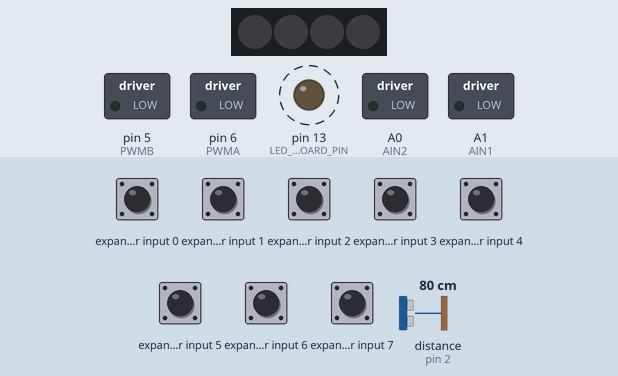
Simulated run of this sketch. Board: Arduino Uno, built with avr-gcc and run on an emulated ATmega328P. Parts: 4 RGB LEDs in strip order, left to right, switched loads named in the sketch (green lamp = pin HIGH), output pins drawn as LEDs (lit = HIGH). Wiring (inferred from the names in the program): PCF8574 port expander at I2C address 0x20. Dashed ring = blinking. Inputs (shaded band) come from the test bench; at power-on: expander input 0–7 HIGH, distance to the obstacle (sensor on pin 2) 80 cm. The echo pulse lasts 58.3 µs per cm; dim RGB values are drawn brighter than linear; what the sketch prints to the serial monitor is not drawn.

Above: at 1.2 s.
1.3 s: distance to the obstacle (sensor on pin 2) set to 43 cm
4.3 s: distance to the obstacle (sensor on pin 2) set to 37 cm
At 4.75 s:
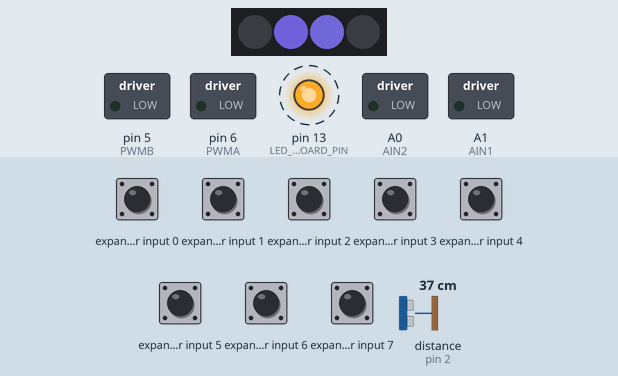
7.3 s: expander input 6 pulled LOW for 0.15 s
At 7.48 s:
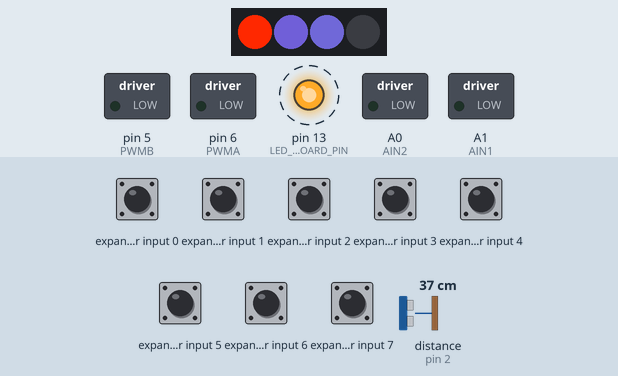
10.3 s: distance to the obstacle (sensor on pin 2) set to 29 cm
At 10.52 s:
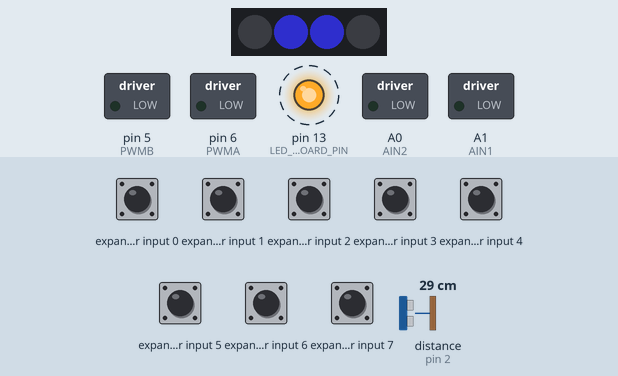
13.3 s: expander input 7 pulled LOW for 0.15 s
At 13.41 s:
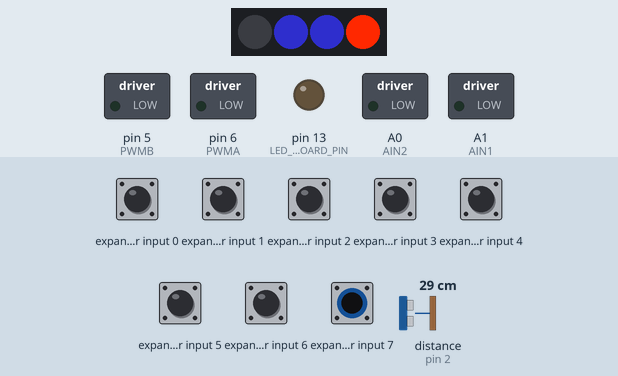
16.3 s: distance to the obstacle (sensor on pin 2) set to 23 cm
19.3 s: distance to the obstacle (sensor on pin 2) set to 18 cm
At 19.48 s:
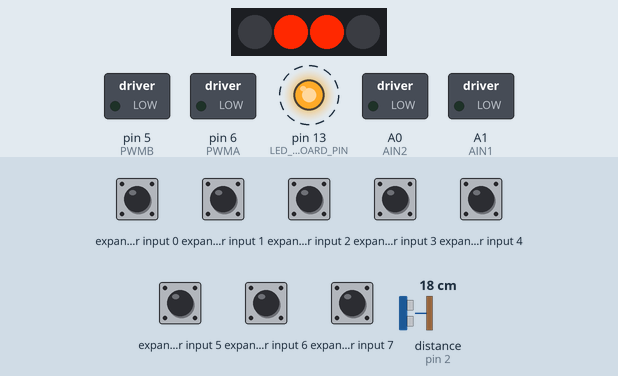
Timing chart, 0 to 23.3 s (numbered marks = the images above; inputs shaded):
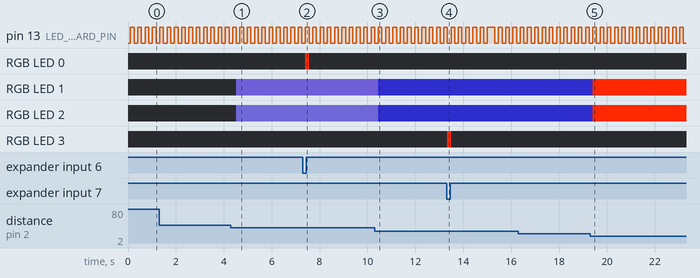

The sketch:

Alphabot_V2.ino
```cpp
/*
* Created by Mannan Simo. 22-07-2017
* mannan.simo.91@gmail.com
*/

#include <ArduinoJson.h>
#include <Wire.h>
#include <NewPing.h>
#include <Adafruit_NeoPixel.h>

#define DEBUG_MODE true

const String deviceId = "KITT";

// defines for ultrasonic range sensor
#define ECHO_PIN 2
#define TRIGGER_PIN 3
#define MAX_DISTANCE 200

// define for LEDs
#define RGB_PIN 7

// Maximal revolutions per minute of motor
#define MAX_RPM 600

#define WHEEL_DIAMETER 0.42

//defines for motors
#define PWMA 6  //Left Motor Speed pin (ENA)
#define AIN2 A0 //Motor-L driveForward (IN2).
#define AIN1 A1 //Motor-L driveBackward (IN1)
#define PWMB 5  //Right Motor Speed pin (ENB)
#define BIN1 A2 //Motor-R driveForward (IN3)
#define BIN2 A3 //Motor-R driveBackward (IN4)

// define for PCF8574 I2C extender
#define Addr 0x20

// defines for buzzer
#define beep_on PCF8574Write(Addr, 0xDF & PCF8574Read(Addr))
#define beep_off PCF8574Write(Addr, 0x20 | PCF8574Read(Addr))

// define for on-board LED pin
#define LED_ONBOARD_PIN 13

// definitions for JSON objects
#define JSON_OUTPUT_BUFFER_SIZE 210
#define JSON_INPUT_BUFFER_SIZE 50

// Buffer for output JSON object
StaticJsonDocument<JSON_OUTPUT_BUFFER_SIZE> outputJsonDoc;

// Buffer for input JSON object
StaticJsonDocument<JSON_INPUT_BUFFER_SIZE> inputJsonDoc;

// Create an object to work with ultrasonic sensor
NewPing sonar(TRIGGER_PIN, ECHO_PIN, MAX_DISTANCE);

// Create an object to work with on-board LEDs
Adafruit_NeoPixel RGB = Adafruit_NeoPixel(4, RGB_PIN, NEO_GRB + NEO_KHZ800);

// define new type for system state representation
typedef struct
{
  //max possible RPM of motors
  int maxRPM;
  // curent RPM of motors
  int currentRPMLeftMotor;
  // curent RPM of motors
  int currentRPMRightMotor;
  // store number of main loop iterations
  unsigned long interationCounter;
  // info from ultra sonic sensor
  unsigned int ultraSonicDistance;
  // info from infrared left sensor
  bool isObstacleFromRightSide;
  // info from infrared left sensor
  bool isObstacleFromLeftSide;
  // indication of current bluetooth connect
  bool isBluetoothConnected;
  // value of the PWM frequency for left motor
  byte leftMotorFrequency;
  // value of the PWM frequency for right motor
  byte rightMotorFrequency;
  // store the last command from joystick
  byte joystickInputCommand;
  // indication of the robot's movement fact
  bool isMoves;
  // direction: 1 - f, 2 -l, 3 - r, 4 - b, 0 - s
  byte movementDirection;
  // speed of left wheel in cm
  float leftWheelSpeed;
  // speed of right wheel in cm
  float rightWheelSpeed;
  // start time of last iteration in milliseconds
  unsigned long startIterationTime;
  // end time of last iteration in milliseconds
  unsigned long endIterationTime;
  // duration of last iteration in milliseconds
  int lastIterationTimeinMs;
  // JSON object for system's output
  JsonObject outputJson;
  // JSON object for input stream
  JsonObject inputJson;
  // indicate if new command was entered and not executed
  bool isNewCommand;
  // representation of user command
  byte userCommandCode;
  // state of the onboard LED
  byte onboardLedState;
} system_state;

system_state my_robot_state = {
    .maxRPM = MAX_RPM,
    .currentRPMLeftMotor = 0,
    .currentRPMRightMotor = 0,
    .interationCounter = 0,
    .ultraSonicDistance = 0,
    .isObstacleFromRightSide = false,
    .isObstacleFromLeftSide = false,
    .isBluetoothConnected = false,
    .leftMotorFrequency = 50,
    .rightMotorFrequency = 50,
    .joystickInputCommand = 0xFF,
    .isMoves = false,
    .movementDirection = 0,
    .leftWheelSpeed = 0,
    .rightWheelSpeed = 0,
    .startIterationTime = 0,
    .endIterationTime = 0,
    .lastIterationTimeinMs = 0,
    .outputJson = outputJsonDoc.to<JsonObject>(),
    .inputJson = inputJsonDoc.to<JsonObject>(),
    .isNewCommand = false,
    .userCommandCode = 0,
    .onboardLedState = LOW
};

void updateOutputJson()
{
  // update the values in output JSON object
  my_robot_state.outputJson["deviceId"] = deviceId;
  my_robot_state.outputJson["maxRPM"] = my_robot_state.maxRPM;
  my_robot_state.outputJson["currentRPMLeftMotor"] = my_robot_state.currentRPMLeftMotor;
  my_robot_state.outputJson["currentRPMRightMotor"] = my_robot_state.currentRPMRightMotor;
  my_robot_state.outputJson["interationCounter"] = my_robot_state.interationCounter;
  my_robot_state.outputJson["ultraSonicDistance"] = my_robot_state.ultraSonicDistance;
  my_robot_state.outputJson["isObstacleFromRightSide"] = my_robot_state.isObstacleFromRightSide;
  my_robot_state.outputJson["isObstacleFromLeftSide"] = my_robot_state.isObstacleFromLeftSide;
  my_robot_state.outputJson["isBluetoothConnected"] = my_robot_state.isBluetoothConnected;
  my_robot_state.outputJson["leftMotorFrequency"] = my_robot_state.leftMotorFrequency;
  my_robot_state.outputJson["rightMotorFrequency"] = my_robot_state.rightMotorFrequency;
  my_robot_state.outputJson["joystickInputCommand"] = my_robot_state.joystickInputCommand;
  my_robot_state.outputJson["isMoves"] = my_robot_state.isMoves;
  my_robot_state.outputJson["movementDirection"] = my_robot_state.movementDirection;
  my_robot_state.outputJson["leftWheelSpeed"] = my_robot_state.leftWheelSpeed;
  my_robot_state.outputJson["rightWheelSpeed"] = my_robot_state.rightWheelSpeed;
  my_robot_state.outputJson["startIterationTime"] = my_robot_state.startIterationTime;
  my_robot_state.outputJson["endIterationTime"] = my_robot_state.endIterationTime;
  my_robot_state.outputJson["lastIterationTimeinMs"] = my_robot_state.lastIterationTimeinMs;
  my_robot_state.outputJson["onboardLedState"] = my_robot_state.onboardLedState;
}

void toggleOnboardLED(int freq)
{
  byte onboard_led_state = digitalRead(LED_ONBOARD_PIN);

  // change LED state every "freq" iterations
  if (my_robot_state.interationCounter % freq) {
    if (onboard_led_state == HIGH) {
      onboard_led_state = LOW;
    } else {
      onboard_led_state = HIGH;
    }

    my_robot_state.onboardLedState = onboard_led_state;

    digitalWrite(LED_ONBOARD_PIN, onboard_led_state);
  }
}

void updateCurrentRPM()
{
  my_robot_state.currentRPMLeftMotor = calculateCurrentRPMofMotor(my_robot_state.leftMotorFrequency, MAX_RPM);
  my_robot_state.currentRPMRightMotor = calculateCurrentRPMofMotor(my_robot_state.rightMotorFrequency, MAX_RPM);
}

void updateWheelsSpeed()
{
  float leftWhlSpd=0, rightWhlSpd=0;

  if (my_robot_state.isMoves)
  {
    leftWhlSpd = calculateSpeedWheelInCm(my_robot_state.currentRPMLeftMotor);
    rightWhlSpd = calculateSpeedWheelInCm(my_robot_state.currentRPMLeftMotor);
  }

  my_robot_state.leftWheelSpeed = leftWhlSpd;
  my_robot_state.rightWheelSpeed = rightWhlSpd;
}

float calculateSpeedWheelInCm(int rpm)
{
  return 3.14 * rpm * WHEEL_DIAMETER;
}

int calculateCurrentRPMofMotor(int motorFreq, int max_rpm)
{
  return round(max_rpm * (float(motorFreq) / 255));
}

void configureMotorPins(byte motorA1, byte motorA2, byte motorB1, byte motorB2)
{
  digitalWrite(AIN1, motorA1);
  digitalWrite(AIN2, motorA2);
  digitalWrite(BIN1, motorB1);
  digitalWrite(BIN2, motorB2);
}

void configureMotorPWMFreq(byte leftMotorFreq, byte rightMotorFreq)
{
  analogWrite(PWMA, leftMotorFreq);
  analogWrite(PWMB, rightMotorFreq);
}

void driveForward()
{
  // update status of the robot movement
  my_robot_state.isMoves = true;

  configureMotorPWMFreq(my_robot_state.leftMotorFrequency, my_robot_state.rightMotorFrequency);
  configureMotorPins(LOW, HIGH, LOW, HIGH);

  if (my_robot_state.leftMotorFrequency > my_robot_state.rightMotorFrequency)
  {
    // forward right
    my_robot_state.movementDirection = 3;
  }
  else if (my_robot_state.leftMotorFrequency < my_robot_state.rightMotorFrequency)
  {
    // forward left
    my_robot_state.movementDirection = 2;
  }
  else
  {
    // straight forward
    my_robot_state.movementDirection = 1;
  }

  my_robot_state.movementDirection = 1;
}

void driveBackward()
{
  // update status of the robot movement
  my_robot_state.isMoves = true;

  configureMotorPWMFreq(my_robot_state.leftMotorFrequency, my_robot_state.rightMotorFrequency);
  configureMotorPins(HIGH, LOW, HIGH, LOW);

  if (my_robot_state.leftMotorFrequency > my_robot_state.rightMotorFrequency)
  {
    // backward right
    my_robot_state.movementDirection = 3;
  }
  else if (my_robot_state.leftMotorFrequency < my_robot_state.rightMotorFrequency)
  {
    // backward left
    my_robot_state.movementDirection = 2;
  }
  else
  {
    // straight backward
    my_robot_state.movementDirection = 4;
  }
}

void rotateRight()
{
  // update status of the robot movement
  my_robot_state.isMoves = true;

  configureMotorPWMFreq(my_robot_state.leftMotorFrequency, my_robot_state.rightMotorFrequency);
  configureMotorPins(LOW, HIGH, HIGH, LOW);

  my_robot_state.movementDirection = 3;
}

void rotateLeft()
{
  // update status of the robot movement
  my_robot_state.isMoves = true;

  configureMotorPWMFreq(my_robot_state.leftMotorFrequency, my_robot_state.rightMotorFrequency);
  configureMotorPins(HIGH, LOW, LOW, HIGH);

  my_robot_state.movementDirection = 2;
}

void stopMovement()
{
  // update status of the robot movement
  my_robot_state.isMoves = false;

  configureMotorPWMFreq(0, 0);
  configureMotorPins(LOW, LOW, LOW, LOW);

  my_robot_state.movementDirection = 0;
}

void PCF8574Write(byte addr, byte data)
{
  Wire.beginTransmission(addr);
  Wire.write(data);
  Wire.endTransmission();
}

byte PCF8574Read(byte addr)
{
  int data = -1;
  Wire.requestFrom(addr, 1);
  if (Wire.available())
  {
    data = Wire.read();
  }
  return data;
}

unsigned int doDistanceMeasurementInCm()
{
  // read the value from ultra sonic sensor
  unsigned int ultraSonicDistance = sonar.convert_cm(sonar.ping_median(4));

  /*
  Basically when stuck at zero,
  the echo pin is turned to output,
  given a low pulse then turned to input.
  */
  pinMode(ECHO_PIN, OUTPUT);
  digitalWrite(ECHO_PIN, LOW);
  pinMode(ECHO_PIN, INPUT);

  return ultraSonicDistance;
}

void updateDistanceMeasurementResult()
{
  my_robot_state.ultraSonicDistance = doDistanceMeasurementInCm();
}

void updateLedIndication()
{
  //default indication mode - LEDs are switched off
  RGB.setPixelColor(0, RGB.Color(0, 0, 0));
  RGB.setPixelColor(1, RGB.Color(0, 0, 0));
  RGB.setPixelColor(2, RGB.Color(0, 0, 0));
  RGB.setPixelColor(3, RGB.Color(0, 0, 0));

  // block for 2 and 3 LEDs - based on info from ultrasonic sensor
  if (30 < my_robot_state.ultraSonicDistance && my_robot_state.ultraSonicDistance <= 40)
  {
    // Dark Slate Blue
    RGB.setPixelColor(1, RGB.Color(72, 61, 139));
    RGB.setPixelColor(2, RGB.Color(72, 67, 139));
  }
  else if (20 < my_robot_state.ultraSonicDistance && my_robot_state.ultraSonicDistance <= 30)
  {
    // Midnight Blue
    RGB.setPixelColor(1, RGB.Color(25, 25, 112));
    RGB.setPixelColor(2, RGB.Color(25, 25, 112));
  }
  else if (10 < my_robot_state.ultraSonicDistance && my_robot_state.ultraSonicDistance <= 20)
  {
    // set 2 and 3 LEDs to orange
    RGB.setPixelColor(1, RGB.Color(255, 40, 0));
    RGB.setPixelColor(2, RGB.Color(255, 40, 0));
  }
  else if (my_robot_state.ultraSonicDistance <= 10)
  {
    // set 2 and 3 LEDs to red
    RGB.setPixelColor(1, RGB.Color(255, 0, 0));
    RGB.setPixelColor(2, RGB.Color(255, 0, 0));
  }

  // block for 1 and 4 LEDs - based on obsticles avoiding sensors
  if (my_robot_state.isObstacleFromRightSide == true)
  {
    // set 1 LED to orange
    RGB.setPixelColor(0, RGB.Color(255, 40, 0));
  }

  if (my_robot_state.isObstacleFromLeftSide == true)
  {
    // set 4 LED to orange
    RGB.setPixelColor(3, RGB.Color(255, 40, 0));
  }

  RGB.show();
}

void updateSerialOutput()
{
  serializeJsonPretty(my_robot_state.outputJson, Serial);
}

void updateLastIterationTimeinMs()
{
  my_robot_state.lastIterationTimeinMs = my_robot_state.endIterationTime - my_robot_state.startIterationTime;
}

void updateObstacleAvoidingInfo()
{
  /*
  set Pin High and read Pin value
  */
  PCF8574Write(Addr, 0xC0 | PCF8574Read(Addr));
  int value = PCF8574Read(Addr) | 0x3F;

  if (value != 255)
  {
    if (value == 191)
    {
      // an obstacle from right side
      my_robot_state.isObstacleFromLeftSide = false;
      my_robot_state.isObstacleFromRightSide = true;
    }
    else if (value == 127)
    {
      // an obstacle from left side
      my_robot_state.isObstacleFromLeftSide = true;
      my_robot_state.isObstacleFromRightSide = false;
    }
    else if (value == 63)
    {
      // an obstacle from left and right side
      my_robot_state.isObstacleFromLeftSide = true;
      my_robot_state.isObstacleFromRightSide = true;
    }
  }
  else
  {
    // no obsticles are observed
    my_robot_state.isObstacleFromLeftSide = false;
    my_robot_state.isObstacleFromRightSide = false;
  }
}

void updateJoystickInputCommand()
{
  /*
  * set Pin High and read Pin value
  */
  PCF8574Write(Addr, 0x1F | PCF8574Read(Addr));
  my_robot_state.joystickInputCommand = PCF8574Read(Addr) | 0xE0;
}

void getUserCommand()
{
  if (Serial.available())
  {
    DeserializationError error = deserializeJson(inputJsonDoc, Serial);
    if (!error)
    {
      my_robot_state.inputJson = inputJsonDoc.as<JsonObject>();
      byte code = my_robot_state.inputJson["userCommandCode"];

      // if there any problem 0 will be given
      if (code != 0)
      {
        my_robot_state.isNewCommand = true;
        my_robot_state.userCommandCode = code;
      }
    }
  }
}

void executeUserCommand()
{
  if (my_robot_state.isNewCommand)
  {
    my_robot_state.isNewCommand = false;

    switch (my_robot_state.userCommandCode)
    {
    case 1:
      driveForward();
      break;
    case 2:
      rotateLeft();
      break;
    case 3:
      rotateRight();
      break;
    case 4:
      driveBackward();
      break;
    case 5:
      stopMovement();
      break;
    case 6:
      // complete status of a robot
      updateSerialOutput();
      break;
    default:
      break;
    }
  }
}

void obstacleAvoidanceAlgorithm()
{
  if (2 < my_robot_state.ultraSonicDistance && my_robot_state.ultraSonicDistance < 5)
  {
    stopMovement();
  }
}

void initMotor()
{
  pinMode(PWMA, OUTPUT);
  pinMode(AIN2, OUTPUT);
  pinMode(AIN1, OUTPUT);
  pinMode(PWMB, OUTPUT);
  pinMode(AIN1, OUTPUT);
  pinMode(AIN2, OUTPUT);
}

void setup()
{
  Serial.begin(115200);
  /*
  * Start RGB library and initialize all pixels to 'off'
  */
  RGB.begin();
  RGB.show();

  Wire.begin();

  // initialize pins for motors
  initMotor();

  // initialize pin for on-board LED
  pinMode(LED_ONBOARD_PIN, OUTPUT);
}

void loop()
{
  my_robot_state.interationCounter++;

  // remember time of an iteration's start
  my_robot_state.startIterationTime = millis();

  // try to get command from user
  getUserCommand();

  // get value from the ultrasonic range sensor
  updateDistanceMeasurementResult();

  // get info from infrared obstacle avoiding sensors
  updateObstacleAvoidingInfo();

  // get the command from joystick
  updateJoystickInputCommand();

  // set the indication mode of LEDs array
  updateLedIndication();

  // get value about current revolutions per minute of motor
  updateCurrentRPM();

  // calculate current
  updateWheelsSpeed();

  // interpreted a command from user
  executeUserCommand();

  // avoid potentially dangerous conditions during movement
  obstacleAvoidanceAlgorithm();

  // remember time of an iteration's end
  my_robot_state.endIterationTime = millis();

  toggleOnboardLED(100);

  // calculate delta time of last iteration
  updateLastIterationTimeinMs();

  // serialize the current system state to output JSON object
  updateOutputJson();

#if DEBUG_MODE
  // print debug data to serial interface
  updateSerialOutput();
#endif
}
```

Measured:
- the behaviour switches between 41 and 40 cm on distance to the obstacle (sensor on pin 2) (found by bisection; images 0 and 1)
- the behaviour switches between 31 and 30 cm on distance to the obstacle (sensor on pin 2) (found by bisection; images 2 and 3)
- the behaviour switches between 21 and 20 cm on distance to the obstacle (sensor on pin 2) (found by bisection; images 4 and 5)
- after the input at 4.3 s, RGB LED 1: off → RGB(72, 61, 139) after 0.22 s; RGB LED 2: off → RGB(72, 67, 139) after 0.22 s
- after the input at 7.3 s, RGB LED 0: off → RGB(255, 40, 0) after 0.11 s, → off 0.15 s later
- after the input at 10.3 s, RGB LED 1: RGB(72, 61, 139) → RGB(25, 25, 112) after 0.15 s; RGB LED 2: RGB(72, 67, 139) → RGB(25, 25, 112) after 0.15 s
- after the input at 13.3 s, RGB LED 3: off → RGB(255, 40, 0) at once, → off 0.15 s later
- after the input at 19.3 s, RGB LED 1, RGB LED 2: RGB(25, 25, 112) → RGB(255, 40, 0) after 0.11 s
